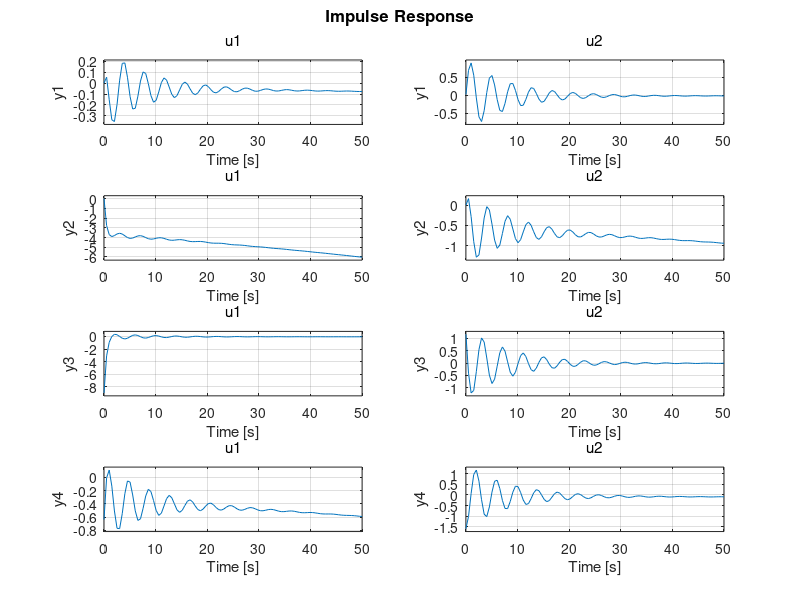

Here is the MATLAB script that generated this plot:
clear all
clc
%Asymmetric equations of Motion in State Space System

% Parameters

hp0    = 5000;      	  % pressure altitude in the stationary flight condition [m]
V0     = 100;            % true airspeed in the stationary flight condition [m/sec]
m      = 9500;         % Kg

rho0   = 1.2250;          % air density at sea level [kg/m^3] 
lambda = -0.0065;         % temperature gradient in ISA [K/m]
Temp0  = 288.15;          % temperature at sea level in ISA [K]
R      = 287.05;          % specific gas constant [m^2/sec^2K]
g      = 9.81;            % [m/sec^2] (gravity constant)

rho    = rho0*((1+(lambda*hp0/Temp0)))^(-((g/(lambda*R))+1));   % [kg/m^3]  (air density)
W      = m*g;
b = 15.911;
S = 30;
mu_b = m/(rho*S*b);
C_L = 2*W/(rho*V0^2*S);
V = V0;



Cy_bt_dot = 0;
Cy_bt = -0.7500;
Cy_p = -0.0304;
Cy_r = +0.8495;
Cy_da = -0.0400;
Cy_dr = +0.2300;

K_x = sqrt(0.019);
K_xz = 0.002;
K_z = sqrt(0.042);


Cn_bt_dot = 0;
Cn_bt = +0.1348;
Cn_p = -0.0602;
Cn_r = -0.2061;
Cn_da = -0.0120;
Cn_dr = -0.0939;

Cl_bt = -0.10260;
Cl_p = -0.71085;
Cl_r = +0.23760;
Cl_da = -0.23088;
Cl_dr = +0.03440;

%Defining Constants

y_bt = (V/b)*(Cy_bt/(2*mu_b));
y_phi = (V/b)*(C_L/(2*mu_b));
y_p = (V/b)*(Cy_p/(2*mu_b));
y_r = (V/b)*((Cy_r -(4*mu_b))/(2*mu_b));
y_da = (V/b)*(Cy_da/(2*mu_b));
y_dr = (V/b)*(Cy_dr/(2*mu_b));

const_intm = 4*mu_b*((K_x^2)*(K_z^2) - (K_xz^2));
l_bt = (V/b)*((Cl_bt*(K_z^2)) + ((Cn_bt)*K_xz))/const_intm;
l_p = (V/b)*((Cl_p*(K_z^2)) + ((Cn_p)*K_xz))/const_intm;
l_r = (V/b)*((Cl_r*(K_z^2)) + ((Cn_r)*K_xz))/const_intm;
l_da = (V/b)*((Cl_da*(K_z^2)) + ((Cn_da)*K_xz))/const_intm;
l_dr = (V/b)*((Cl_dr*(K_z^2)) + ((Cn_dr)*K_xz))/const_intm;

n_bt = (V/b)*((Cl_bt*(K_xz)) + ((Cn_bt)*(K_x^2)))/const_intm;
n_p = (V/b)*((Cl_p*(K_xz)) + ((Cn_p)*(K_x^2)))/const_intm;
n_r = (V/b)*((Cl_r*(K_xz)) + ((Cn_r)*(K_x^2)))/const_intm;
n_da = (V/b)*((Cl_da*(K_xz)) + ((Cn_da)*(K_x^2)))/const_intm;
n_dr = (V/b)*((Cl_dr*(K_xz)) + ((Cn_dr)*(K_x^2)))/const_intm;

% State Space Matrix
A_as = [y_bt,y_phi,y_p,y_r; 0,0,(2*V/b),0; l_bt,0,l_p,l_r; n_bt,0,n_p,n_r];

B_as = [0,y_dr; 0,0; l_da,l_dr; n_da,n_dr];

C_as = eye(4);
C_as(3,3) = (2*V/b);
C_as(4,4) = (2*V/b);

D_as = zeros(4,2);

sys_as = ss(A_as,B_as,C_as,D_as);

t = linspace(0,50,100);
impulse(sys_as,t);
eig(A_as)
